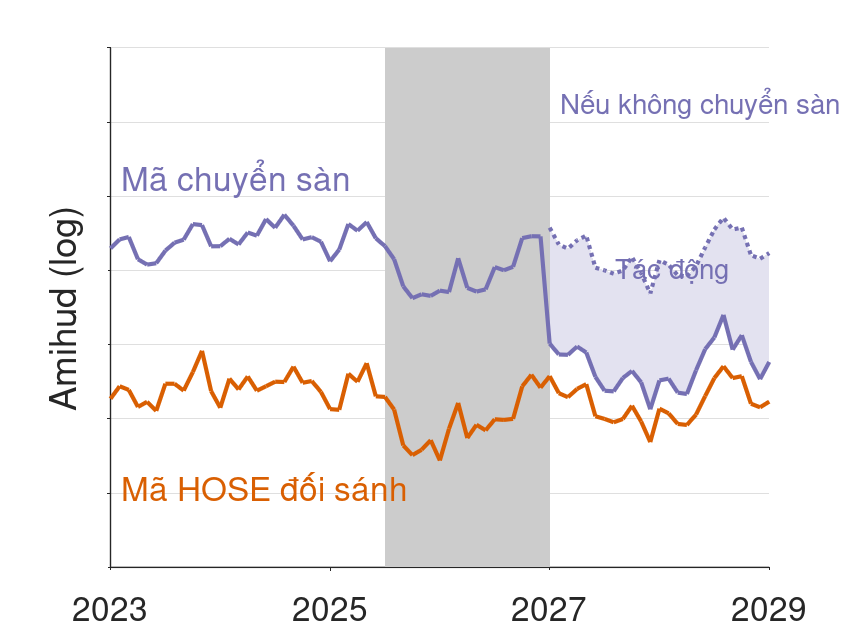

This figure's MATLAB source:
%% Hình minh họa khác biệt kép, theo thiết lập figures.m của pmichaillat/matlab-figures
% Chạy được cả MATLAB lẫn Octave (không dùng xregion, area, độ trong suốt, mã màu hex).
% Chuỗi là MINH HỌA (ngẫu nhiên có seed), không phải dữ liệu.

close all
clear
clc

%% Thiết lập mặc định của template (4:3, Helvetica 24, lưới ngang, vạch ra ngoài)
figureWidth = 8.5;
figureHeight = 6.375;
set(0, 'defaultFigureUnits', 'inches')
set(0, 'defaultFigurePosition', [1,1,figureWidth,figureHeight]);
set(0, 'defaultFigurePaperPosition', [0, 0, figureWidth,figureHeight]);
set(0, 'defaultFigurePaperSize', [figureWidth,figureHeight]);
set(0, 'defaultAxesFontName', 'Helvetica')
set(0, 'defaultTextFontName', 'Helvetica')
set(0, 'defaultAxesFontSize', 24)
set(0, 'defaultTextFontSize', 24)
set(0, 'defaultAxesLineWidth', 1)
set(0, 'defaultAxesYGrid', 'on')
set(0, 'defaultAxesXGrid', 'off')
set(0, 'defaultAxesTickDir', 'out')
set(0, 'defaultAxesTickLength', [0.005, 0.005])
set(0, 'defaultAxesBox', 'off')

%% Màu của template (Dark2) và màu nhạt tương đương độ mờ 0,2
purpleColor = [117 112 179]/255;
orangeColor = [217 95 2]/255;
lightPurple = 0.8*[1 1 1] + 0.2*purpleColor;
lightGray = [0.8 0.8 0.8];

%% Dữ liệu minh họa theo tháng, 2023-2028
randn('seed', 3);
time = (2023:1/12:2029)';
pre = time < 2027;
post = ~pre;
n = numel(time);
common = filter(1, [1 -0.8], 0.035*randn(n,1));      % cú sốc chung của thị trường
control = 0.45 + common + 0.015*randn(n,1);           % mã HOSE đối sánh
treated = 0.85 + common + 0.015*randn(n,1);           % mã chuyển sàn
gap = mean(treated(pre) - control(pre));
counterfactual = control + gap;                       % nếu không chuyển sàn: song song với đối chứng
treated(post) = counterfactual(post) - 0.30 + 0.015*randn(sum(post),1);

%% Vẽ
figure(1)
clf
hold on

% Dải xám: giai đoạn chuyển tiếp 7/2025-12/2026, loại khỏi kiểm định chính
fill([2025.5 2027 2027 2025.5], [0 0 1.4 1.4], lightGray, 'EdgeColor', 'none');

% Vùng tác động giữa đường "nếu không chuyển sàn" và đường thực tế
tp = time(post);
fill([tp; flipud(tp)], [counterfactual(post); flipud(treated(post))], lightPurple, 'EdgeColor', 'none');

plot(tp, counterfactual(post), ':', 'Color', purpleColor, 'LineWidth', 3)
plot(time, control, '-', 'Color', orangeColor, 'LineWidth', 3)
plot(time, treated, '-', 'Color', purpleColor, 'LineWidth', 3)

% Ít chữ: ba nhãn ngắn đặt cạnh đường
text(2023.1, 1.05, 'Mã chuyển sàn', 'Color', purpleColor)
text(2023.1, 0.22, 'Mã HOSE đối sánh', 'Color', orangeColor)
text(2027.1, 1.25, 'Nếu không chuyển sàn', 'Color', purpleColor, 'FontSize', 20)
text(2027.6, 0.80, 'Tác động', 'Color', purpleColor, 'FontSize', 20)

xlim([2023 2029]); set(gca, 'XTick', 2023:2:2029)
ylim([0 1.4]); set(gca, 'YTick', 0:0.2:1.4, 'YTickLabel', {})
ylabel('Amihud (log)')

print('-dpdf', 'did_matlab.pdf')
